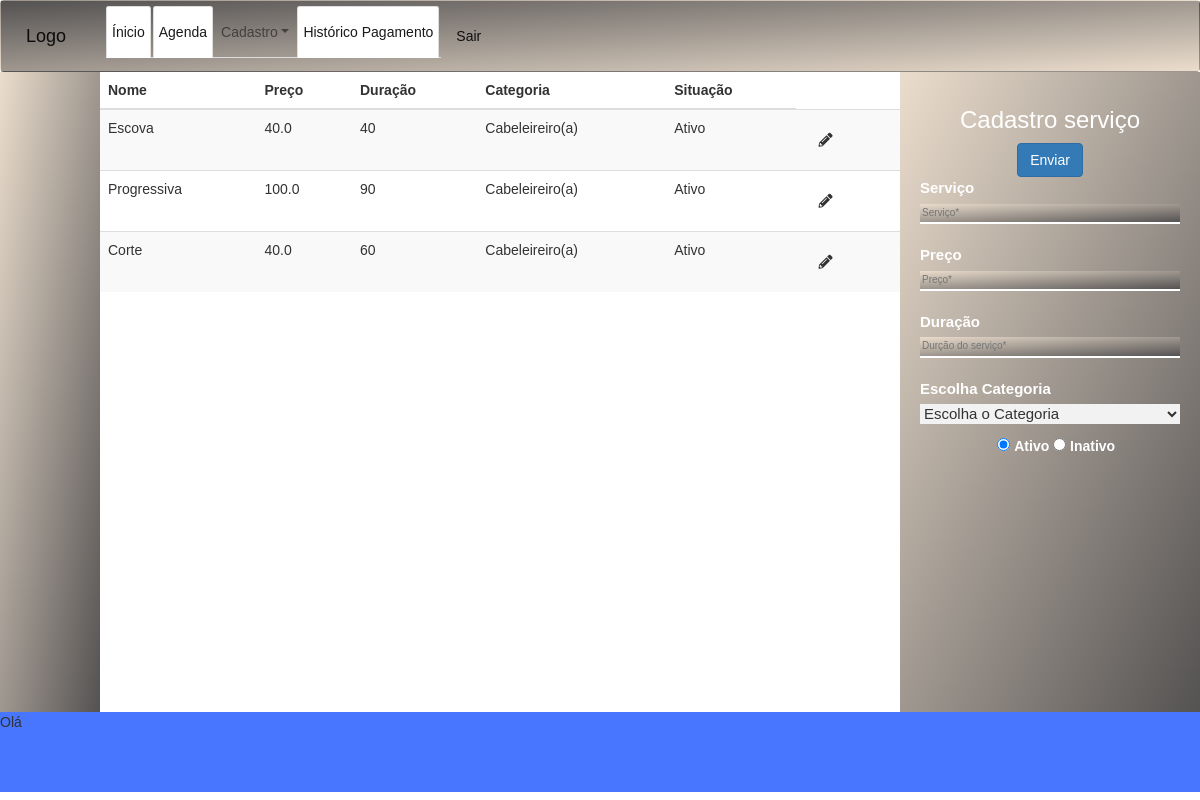
The page /servico on the database its author committed.
### tables this page shows
CREATE TABLE servico (
    id_servico INTEGER PRIMARY KEY AUTOINCREMENT,
    nome_servico VARCHAR(50) NOT NULL,
    preco_servico REAL NOT NULL,
    duracao_servico TEXT NOT NULL,
    status VARCHAR(7) NOT NULL,
    id_cargo INTEGER NOT NULL,
    FOREIGN KEY (id_cargo) REFERENCES cargo(id_cargo)
);

CREATE TABLE cargo (
    id_cargo INTEGER PRIMARY KEY AUTOINCREMENT,
    nome_cargo VARCHAR(50) NOT NULL
);

### app.py (the view)
@app.route('/servico')
def cadastro_servico():
    lista = db_listar_cargo()
    lista2 = db_listar_servico_cargo()
    return render_template('servico.html', cargo = lista, servico = lista2)

### app.py (called while the page is built)
def row_to_dict(description, row):
    if row is None: return None
    d = {}
    for i in range(0, len(row)):
        d[description[i][0]] = row[i]
    return d

def rows_to_dict(description, rows):
    result = []
    for row in rows:
        result.append(row_to_dict(description, row))
    return result

def conectar():
    return sqlite3.connect('agenda.db')

def db_listar_servico_cargo():
    with closing(conectar()) as con, closing(con.cursor()) as cur:
        cur.execute("SELECT s.nome_servico, s.preco_servico, s.duracao_servico, c.nome_cargo, s.status FROM servico as s INNER join cargo as c ON c.id_cargo = s.id_cargo")
        return rows_to_dict(cur.description, cur.fetchall())

def db_listar_cargo():
    with closing(conectar()) as con, closing(con.cursor()) as cur:
        cur.execute("SELECT id_cargo, nome_cargo FROM cargo")
        return rows_to_dict(cur.description, cur.fetchall())

### templates/servico.html (shortened to what this page needs)
{%extends 'base_admin.html'%}
{% block title %} Cadastro serviço {% endblock title %} {% block head%} {{super()}}
<link rel="stylesheet" type="text/css" href="/static/css/style-cad_funcionario.css">{% endblock head%}
{% block content %}
<table class="table table-striped">
    <thead>
        <tr>
            <th>Nome</th>
            <th>Preço</th>
            <th>Duração</th>
            <th>Categoria</th>
            <th>Situação</th>
        </tr>
    </thead>
    <tbody >
        {% for s in servico %}
        <tr>
            <td >{{s.nome_servico}}</td>
            <td>{{s.preco_servico}}</td>
            <td>{{s.duracao_servico}}</td>
            <td>{{s.nome_cargo}}</td>
            <td>{{s.status}}</td>
            <td><a href="/alterar_funcionario/{{s.id_servico}}"><i class="fas fa-pencil-alt"></i></a>
            </td>
        </tr>
    {% endfor %}
    </tbody>
</table>
{% endblock content %}
{% block formularios %}
    <div class="formulario">
        <form action="/add_servico" method="POST" class="text-center form-contato" class="was-validated">
            <h3 class=" ">Cadastro serviço</h3>
            <button type="submit " class="btn btn-form btn-primary ">Enviar</button>
            <label for="id_nomeservico" class="form-label">Serviço</label>
            <input type="text" id="id_nomeservico" placeholder="Serviço* " autocomplete="off" required autofocus class="input-fun" name="nome">
            <label for="id_preco" class="form-label">Preço</label>
            <input type="number" min="0" max="100" step=".01" id="id_preco" placeholder="Preço* " autocomplete="off" required autofocus class="input-fun" name="preco">
            <label for="id_duracao " class="form-label ">Duração</label>
            <input type="number" id="id_duracao" placeholder="Durção do serviço* " autocomplete="off" required autofocus class="input-fun" name="duracao">
            <div class="mb-3">
                <label for="id_funcionario" class="form-label">Escolha Categoria</label>
                <select name="id_cargo" id="id_cargo">
                    <option required value="escolha">Escolha o Categoria</option>
                </select>
            </div>
            <div class="form-check">
                <input type="radio" id="id_status" checked="yes" name="status" value="Ativo">
                <label class="form-check-label" for="exampleRadios1">
                  Ativo
                </label>
                <input type="radio" id="id_status" name="status" value="Inativo">
                <label class="form-check-label" for="exampleRadios1">
                  Inativo
                </label>
            </div>
        </form>
    </div>
{% endblock formularios %}

### static/css/style-admin.css (style rules this page uses)
* { margin: 0; padding: 0; box-sizing: border-box; border: none; font-family: helvetica; color: #323232; border: none; }

### static/css/style-cad_funcionario.css (style rules this page uses)
* { margin: 0; padding: 0; box-sizing: border-box; border: none; font-family: helvetica; color: #323232; border: none; }
.formulario { padding: 15px 20px 15px 20px; text-align: center; width: 100%; height: 100%; background-image: linear-gradient(to bottom right, #ebddcd , #545252); }
.form-label { font-weight: bold; color: #ffffff; display: block; text-align: left; font-size: 15px; }
.input-fun { border-bottom: 2px solid #ffffff; padding: 2px; font-size: 1rem; margin-bottom: 20px; background-image: linear-gradient(to bottom right, #ebddcd , #545252); color: #fff; display: block; width: 100%; text-align: left; }
.form-check-label { font-weight: bold; color: #ffffff; }
i { padding: 1.5rem; }
select { width: 100%; height: 20px; font-size: 15px; background: #f2f2f3; }
h3 { color:#fff; }

### rows shown on the page
servico: nome_servico "Escova", preco_servico "40.0", duracao_servico "40", nome_cargo "Cabeleireiro(a)", status "Ativo"
servico: nome_servico "Progressiva", preco_servico "100.0", duracao_servico "90", nome_cargo "Cabeleireiro(a)", status "Ativo"
servico: nome_servico "Corte", preco_servico "40.0", duracao_servico "60", nome_cargo "Cabeleireiro(a)", status "Ativo"
